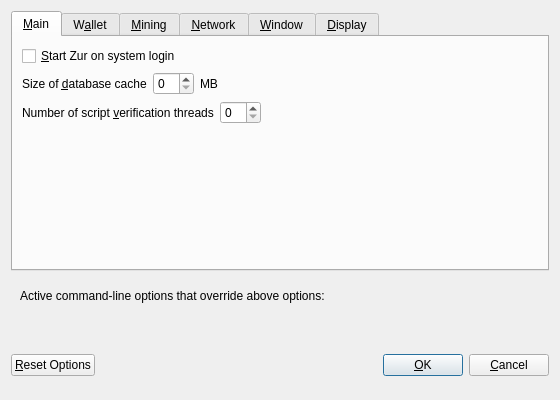
<?xml version="1.0" encoding="UTF-8"?>
<ui version="4.0">
 <class>OptionsDialog</class>
 <widget class="QDialog" name="OptionsDialog">
  <property name="geometry">
   <rect>
    <x>0</x>
    <y>0</y>
    <width>560</width>
    <height>400</height>
   </rect>
  </property>
  <property name="windowTitle">
   <string>Options</string>
  </property>
  <property name="modal">
   <bool>true</bool>
  </property>
  <layout class="QVBoxLayout" name="verticalLayout">
   <item>
    <widget class="QTabWidget" name="tabWidget">
     <property name="currentIndex">
      <number>0</number>
     </property>
     <widget class="QWidget" name="tabMain">
      <attribute name="title">
       <string>&amp;Main</string>
      </attribute>
      <layout class="QVBoxLayout" name="verticalLayout_Main">
       <item>
        <widget class="QCheckBox" name="bitcoinAtStartup">
         <property name="toolTip">
          <string>Automatically start Zur after logging in to the system.</string>
         </property>
         <property name="text">
          <string>&amp;Start Zur on system login</string>
         </property>
        </widget>
       </item>
       <item>
        <layout class="QHBoxLayout" name="horizontalLayout_2_Main">
         <item>
          <widget class="QLabel" name="databaseCacheLabel">
           <property name="text">
            <string>Size of &amp;database cache</string>
           </property>
           <property name="textFormat">
            <enum>Qt::PlainText</enum>
           </property>
           <property name="buddy">
            <cstring>databaseCache</cstring>
           </property>
          </widget>
         </item>
         <item>
          <widget class="QSpinBox" name="databaseCache"/>
         </item>
         <item>
          <widget class="QLabel" name="databaseCacheUnitLabel">
           <property name="text">
            <string>MB</string>
           </property>
           <property name="textFormat">
            <enum>Qt::PlainText</enum>
           </property>
          </widget>
         </item>
         <item>
          <spacer name="horizontalSpacer_2_Main">
           <property name="orientation">
            <enum>Qt::Horizontal</enum>
           </property>
           <property name="sizeHint" stdset="0">
            <size>
             <width>40</width>
             <height>20</height>
            </size>
           </property>
          </spacer>
         </item>
        </layout>
       </item>
       <item>
        <layout class="QHBoxLayout" name="horizontalLayout_3_Main">
         <item>
          <widget class="QLabel" name="threadsScriptVerifLabel">
           <property name="text">
            <string>Number of script &amp;verification threads</string>
           </property>
           <property name="textFormat">
            <enum>Qt::PlainText</enum>
           </property>
           <property name="buddy">
            <cstring>threadsScriptVerif</cstring>
           </property>
          </widget>
         </item>
         <item>
          <widget class="QSpinBox" name="threadsScriptVerif">
           <property name="toolTip">
            <string>(0 = auto, &lt;0 = leave that many cores free)</string>
           </property>
          </widget>
         </item>
         <item>
          <spacer name="horizontalSpacer_3_Main">
           <property name="orientation">
            <enum>Qt::Horizontal</enum>
           </property>
           <property name="sizeHint" stdset="0">
            <size>
             <width>40</width>
             <height>20</height>
            </size>
           </property>
          </spacer>
         </item>
        </layout>
       </item>
       <item>
        <spacer name="verticalSpacer_Main">
         <property name="orientation">
          <enum>Qt::Vertical</enum>
         </property>
         <property name="sizeHint" stdset="0">
          <size>
           <width>20</width>
           <height>40</height>
          </size>
         </property>
        </spacer>
       </item>
      </layout>
     </widget>
     <widget class="QWidget" name="tabWallet">
      <attribute name="title">
       <string>W&amp;allet</string>
      </attribute>
      <layout class="QVBoxLayout" name="verticalLayout_Wallet">
       <item>
        <widget class="QGroupBox" name="groupBox">
         <property name="title">
          <string>Expert</string>
         </property>
         <layout class="QVBoxLayout" name="verticalLayout_2">
          <item>
           <widget class="QCheckBox" name="coinControlFeatures">
            <property name="toolTip">
             <string>Whether to show coin control features or not.</string>
            </property>
            <property name="text">
             <string>Enable coin &amp;control features</string>
            </property>
           </widget>
          </item>
          <item>
           <widget class="QCheckBox" name="spendZeroConfChange">
            <property name="toolTip">
             <string>If you disable the spending of unconfirmed change, the change from a transaction cannot be used until that transaction has at least one confirmation. This also affects how your balance is computed.</string>
            </property>
            <property name="text">
             <string>&amp;Spend unconfirmed change</string>
            </property>
           </widget>
          </item>
         </layout>
        </widget>
       </item>
       <item>
        <spacer name="verticalSpacer_Wallet">
         <property name="orientation">
          <enum>Qt::Vertical</enum>
         </property>
         <property name="sizeHint" stdset="0">
          <size>
           <width>20</width>
           <height>40</height>
          </size>
         </property>
        </spacer>
       </item>
      </layout>
     </widget>
     <widget class="QWidget" name="tabMining">
      <attribute name="title">
       <string>&amp;Mining</string>
      </attribute>
      <layout class="QVBoxLayout" name="verticalLayout_Mining">
       <item>
        <layout class="QHBoxLayout" name="horizontalLayout_2_Mining">
         <item>
          <widget class="QLabel" name="labelMiningProcLimit">
           <property name="text">
            <string>&amp;Mining threads:</string>
           </property>
           <property name="textFormat">
            <enum>Qt::PlainText</enum>
           </property>
           <property name="buddy">
            <cstring>comboMiningProcLimit</cstring>
           </property>
          </widget>
         </item>
         <item>
          <widget class="QValueComboBox" name="comboMiningProcLimit">
           <property name="toolTip">
            <string>Choose the default mining threads.</string>
           </property>
          </widget>
         </item>
        </layout>
       </item>
       <item>
        <spacer name="verticalSpacer_Display1">
         <property name="orientation">
          <enum>Qt::Vertical</enum>
         </property>
         <property name="sizeHint" stdset="0">
          <size>
           <width>20</width>
           <height>40</height>
          </size>
         </property>
        </spacer>
       </item>
      </layout>
     </widget>
     <widget class="QWidget" name="tabNetwork">
      <attribute name="title">
       <string>&amp;Network</string>
      </attribute>
      <layout class="QVBoxLayout" name="verticalLayout_Network">
       <item>
        <widget class="QCheckBox" name="mapPortUpnp">
         <property name="toolTip">
          <string>Automatically open the Zur client port on the router. This only works when your router supports UPnP and it is enabled.</string>
         </property>
         <property name="text">
          <string>Map port using &amp;UPnP</string>
         </property>
        </widget>
       </item>
       <item>
        <widget class="QCheckBox" name="allowIncoming">
         <property name="toolTip">
          <string>Accept connections from outside</string>
         </property>
         <property name="text">
          <string>Allow incoming connections</string>
         </property>
        </widget>
       </item>
       <item>
        <widget class="QCheckBox" name="connectSocks">
         <property name="toolTip">
          <string>Connect to the Zur network through a SOCKS5 proxy.</string>
         </property>
         <property name="text">
          <string>&amp;Connect through SOCKS5 proxy (default proxy):</string>
         </property>
        </widget>
       </item>
       <item>
        <layout class="QHBoxLayout" name="horizontalLayout_1_Network">
         <item>
          <widget class="QLabel" name="proxyIpLabel">
           <property name="text">
            <string>Proxy &amp;IP:</string>
           </property>
           <property name="textFormat">
            <enum>Qt::PlainText</enum>
           </property>
           <property name="buddy">
            <cstring>proxyIp</cstring>
           </property>
          </widget>
         </item>
         <item>
          <widget class="QValidatedLineEdit" name="proxyIp">
           <property name="minimumSize">
            <size>
             <width>140</width>
             <height>0</height>
            </size>
           </property>
           <property name="maximumSize">
            <size>
             <width>140</width>
             <height>16777215</height>
            </size>
           </property>
           <property name="toolTip">
            <string>IP address of the proxy (e.g. IPv4: 127.0.0.1 / IPv6: ::1)</string>
           </property>
          </widget>
         </item>
         <item>
          <widget class="QLabel" name="proxyPortLabel">
           <property name="text">
            <string>&amp;Port:</string>
           </property>
           <property name="textFormat">
            <enum>Qt::PlainText</enum>
           </property>
           <property name="buddy">
            <cstring>proxyPort</cstring>
           </property>
          </widget>
         </item>
         <item>
          <widget class="QLineEdit" name="proxyPort">
           <property name="minimumSize">
            <size>
             <width>55</width>
             <height>0</height>
            </size>
           </property>
           <property name="maximumSize">
            <size>
             <width>55</width>
             <height>16777215</height>
            </size>
           </property>
           <property name="toolTip">
            <string>Port of the proxy (e.g. 9050)</string>
           </property>
          </widget>
         </item>
         <item>
          <spacer name="horizontalSpacer_1_Network">
           <property name="orientation">
            <enum>Qt::Horizontal</enum>
           </property>
           <property name="sizeHint" stdset="0">
            <size>
             <width>40</width>
             <height>20</height>
            </size>
           </property>
          </spacer>
         </item>
        </layout>
       </item>
       <item>
        <spacer name="verticalSpacer_Network">
         <property name="orientation">
          <enum>Qt::Vertical</enum>
         </property>
         <property name="sizeHint" stdset="0">
          <size>
           <width>20</width>
           <height>40</height>
          </size>
         </property>
        </spacer>
       </item>
      </layout>
     </widget>
     <widget class="QWidget" name="tabWindow">
      <attribute name="title">
       <string>&amp;Window</string>
      </attribute>
      <layout class="QVBoxLayout" name="verticalLayout_Window">
       <item>
        <widget class="QCheckBox" name="minimizeToTray">
         <property name="toolTip">
          <string>Show only a tray icon after minimizing the window.</string>
         </property>
         <property name="text">
          <string>&amp;Minimize to the tray instead of the taskbar</string>
         </property>
        </widget>
       </item>
       <item>
        <widget class="QCheckBox" name="minimizeOnClose">
         <property name="toolTip">
          <string>Minimize instead of exit the application when the window is closed. When this option is enabled, the application will be closed only after selecting Quit in the menu.</string>
         </property>
         <property name="text">
          <string>M&amp;inimize on close</string>
         </property>
        </widget>
       </item>
       <item>
        <spacer name="verticalSpacer_Window">
         <property name="orientation">
          <enum>Qt::Vertical</enum>
         </property>
         <property name="sizeHint" stdset="0">
          <size>
           <width>20</width>
           <height>40</height>
          </size>
         </property>
        </spacer>
       </item>
      </layout>
     </widget>
     <widget class="QWidget" name="tabDisplay">
      <attribute name="title">
       <string>&amp;Display</string>
      </attribute>
      <layout class="QVBoxLayout" name="verticalLayout_Display">
       <item>
        <layout class="QHBoxLayout" name="horizontalLayout_1_Display">
         <item>
          <widget class="QLabel" name="langLabel">
           <property name="text">
            <string>User Interface &amp;language:</string>
           </property>
           <property name="textFormat">
            <enum>Qt::PlainText</enum>
           </property>
           <property name="buddy">
            <cstring>lang</cstring>
           </property>
          </widget>
         </item>
         <item>
          <widget class="QValueComboBox" name="lang">
           <property name="toolTip">
            <string>The user interface language can be set here. This setting will take effect after restarting Zur.</string>
           </property>
          </widget>
         </item>
        </layout>
       </item>
       <item>
        <layout class="QHBoxLayout" name="horizontalLayout_2_Display">
         <item>
          <widget class="QLabel" name="unitLabel">
           <property name="text">
            <string>&amp;Unit to show amounts in:</string>
           </property>
           <property name="textFormat">
            <enum>Qt::PlainText</enum>
           </property>
           <property name="buddy">
            <cstring>unit</cstring>
           </property>
          </widget>
         </item>
         <item>
          <widget class="QValueComboBox" name="unit">
           <property name="toolTip">
            <string>Choose the default subdivision unit to show in the interface and when sending coins.</string>
           </property>
          </widget>
         </item>
        </layout>
       </item>
       <item>
        <layout class="QHBoxLayout" name="horizontalLayout_3_Display">
         <item>
          <widget class="QLabel" name="thirdPartyTxUrlsLabel">
           <property name="toolTip">
            <string>Third party URLs (e.g. a block explorer) that appear in the transactions tab as context menu items. %s in the URL is replaced by transaction hash. Multiple URLs are separated by vertical bar |.</string>
           </property>
           <property name="text">
            <string>Third party transaction URLs</string>
           </property>
           <property name="buddy">
            <cstring>thirdPartyTxUrls</cstring>
           </property>
          </widget>
         </item>
         <item>
          <widget class="QLineEdit" name="thirdPartyTxUrls">
           <property name="toolTip">
            <string>Third party URLs (e.g. a block explorer) that appear in the transactions tab as context menu items. %s in the URL is replaced by transaction hash. Multiple URLs are separated by vertical bar |.</string>
           </property>
          </widget>
         </item>
        </layout>
       </item>
       <item>
        <spacer name="verticalSpacer_Display">
         <property name="orientation">
          <enum>Qt::Vertical</enum>
         </property>
         <property name="sizeHint" stdset="0">
          <size>
           <width>20</width>
           <height>40</height>
          </size>
         </property>
        </spacer>
       </item>
      </layout>
     </widget>
    </widget>
   </item>
   <item>
    <widget class="QFrame" name="frame">
     <layout class="QVBoxLayout" name="verticalLayout_Bottom">
      <item>
       <layout class="QHBoxLayout" name="horizontalLayout_Bottom">
        <item>
         <widget class="QLabel" name="overriddenByCommandLineInfoLabel">
          <property name="text">
           <string>Active command-line options that override above options:</string>
          </property>
          <property name="textFormat">
           <enum>Qt::PlainText</enum>
          </property>
         </widget>
        </item>
        <item>
         <spacer name="horizontalSpacer_Bottom">
          <property name="orientation">
           <enum>Qt::Horizontal</enum>
          </property>
          <property name="sizeHint" stdset="0">
           <size>
            <width>40</width>
            <height>20</height>
           </size>
          </property>
         </spacer>
        </item>
       </layout>
      </item>
      <item>
       <widget class="QLabel" name="overriddenByCommandLineLabel">
        <property name="text">
         <string/>
        </property>
        <property name="textFormat">
         <enum>Qt::PlainText</enum>
        </property>
        <property name="wordWrap">
         <bool>true</bool>
        </property>
       </widget>
      </item>
     </layout>
    </widget>
   </item>
   <item>
    <layout class="QHBoxLayout" name="horizontalLayout_Buttons">
     <item>
      <widget class="QPushButton" name="resetButton">
       <property name="toolTip">
        <string>Reset all client options to default.</string>
       </property>
       <property name="text">
        <string>&amp;Reset Options</string>
       </property>
       <property name="autoDefault">
        <bool>false</bool>
       </property>
      </widget>
     </item>
     <item>
      <spacer name="horizontalSpacer_1">
       <property name="orientation">
        <enum>Qt::Horizontal</enum>
       </property>
       <property name="sizeHint" stdset="0">
        <size>
         <width>40</width>
         <height>48</height>
        </size>
       </property>
      </spacer>
     </item>
     <item>
      <widget class="QLabel" name="statusLabel">
       <property name="minimumSize">
        <size>
         <width>200</width>
         <height>0</height>
        </size>
       </property>
       <property name="font">
        <font>
         <weight>75</weight>
         <bold>true</bold>
        </font>
       </property>
       <property name="text">
        <string/>
       </property>
       <property name="textFormat">
        <enum>Qt::PlainText</enum>
       </property>
       <property name="wordWrap">
        <bool>true</bool>
       </property>
      </widget>
     </item>
     <item>
      <spacer name="horizontalSpacer_2">
       <property name="orientation">
        <enum>Qt::Horizontal</enum>
       </property>
       <property name="sizeHint" stdset="0">
        <size>
         <width>40</width>
         <height>48</height>
        </size>
       </property>
      </spacer>
     </item>
     <item>
      <widget class="QPushButton" name="okButton">
       <property name="text">
        <string>&amp;OK</string>
       </property>
       <property name="autoDefault">
        <bool>false</bool>
       </property>
       <property name="default">
        <bool>true</bool>
       </property>
      </widget>
     </item>
     <item>
      <widget class="QPushButton" name="cancelButton">
       <property name="text">
        <string>&amp;Cancel</string>
       </property>
       <property name="autoDefault">
        <bool>false</bool>
       </property>
      </widget>
     </item>
    </layout>
   </item>
  </layout>
 </widget>
 <customwidgets>
  <customwidget>
   <class>QValidatedLineEdit</class>
   <extends>QLineEdit</extends>
   <header>qvalidatedlineedit.h</header>
  </customwidget>
  <customwidget>
   <class>QValueComboBox</class>
   <extends>QComboBox</extends>
   <header>qvaluecombobox.h</header>
  </customwidget>
 </customwidgets>
 <resources/>
 <connections/>
</ui>
